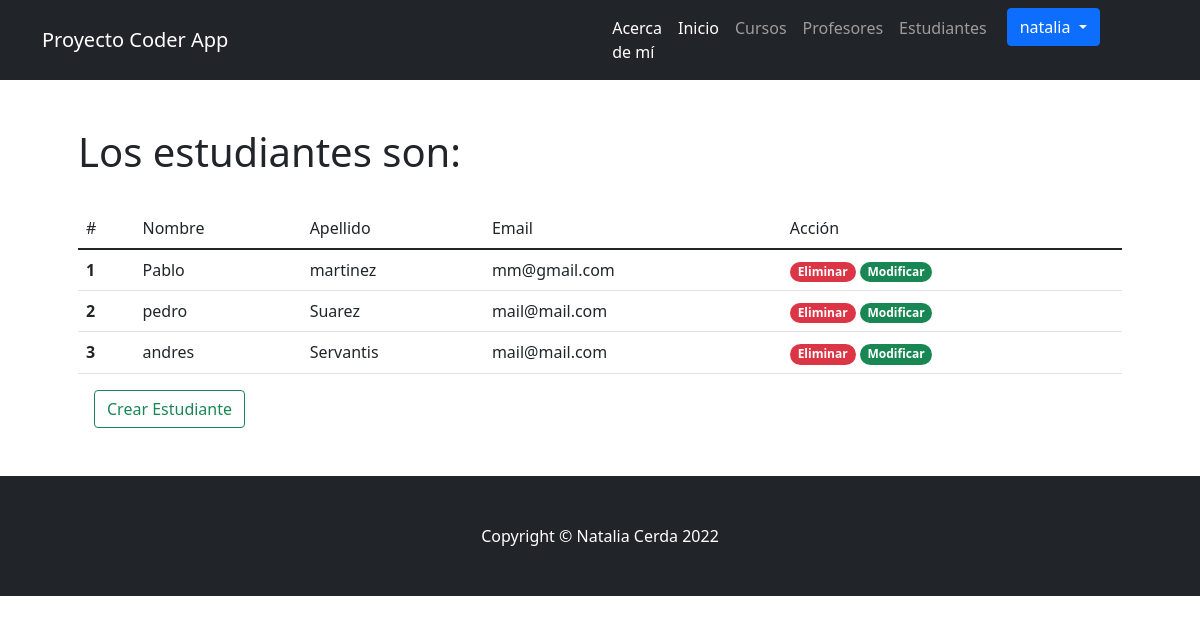
Screenshot of /coder_app/estudiantes/ (signed in) with the database file from the repository.
### coder_app/models.py (models this page shows)
class Estudiante(models.Model):
    nombre = models.CharField("Nombre" ,max_length=30) # Texto
    apellido = models.CharField("Apellido" ,max_length=30) # Texto
    email = models.EmailField("email" ,blank=True, null=True) # Email - Opcional

### coder_app/views.py (the view)
# urls.py: path('estudiantes/', estudiantes, name="estudiantes"),
@login_required
def estudiantes(request):
    estudiantes = Estudiante.objects.all()
    return render(request,"coder_app/estudiantes.html",{"estudiantes":estudiantes})

### coder_app/templates/coder_app/estudiantes.html (shortened to what this page needs)
{% extends 'coder_app/base.html' %}
{% load static %}
{% block contenidoPagina  %}
<section class="py-5">
    <div class="container px-5">
        <div class="row gx-5 justify-content-center">
            <div class="col-lg-12">
                <h1>
                    Los estudiantes son:
                </h1>
                <br>
                <table class="table table-theme">
                    <thead>
                        <td scope="col">#</td>
                        <td>Nombre</td>
                        <td>Apellido</td>
                        <td>Email</td>
                        <td>Acción</td>
                    </thead>
                    <tbody>
                        {% for estudiante in estudiantes %}
                            <tr>
                                <th scope="row">{{forloop.counter}}</th>
                                <td>{{ estudiante.nombre }}</td>
                                <td>{{ estudiante.apellido }}</td>
                                <td>{{ estudiante.email }}</td>
                                <td>
                                    <a href="{% url 'eliminar_estudiante' estudiante.id %}" class="badge rounded-pill bg-danger badge badge-danger text-decoration-none">  Eliminar</a>
                                    <a href="{% url 'modificar_estudiante' estudiante.id %}" class="badge rounded-pill bg-success badge badge-success text-decoration-none">  Modificar</a>
                                </td>
                            </tr>
                        {% endfor %}
                    </tbody>
                </table>
                <a class="btn btn-outline-success text-nowrap ms-3 my-2 my-sm-0" href="{% url 'crear-estudiante' %}">  Crear Estudiante</a>
            </div>
        </div>
    </div>
</section>
{% endblock %}

### coder_app/templates/coder_app/base.html (shortened to what this page needs)
{% load static %}
<!DOCTYPE html>
<html lang="en">
    <head>
        <link href="{% static 'css/styles.css' %}" rel="stylesheet" />
    </head>
    <body>
        <nav class="navbar navbar-expand-lg navbar-dark bg-dark">
            <div class="container">
                <a class="navbar-brand" href="{% url 'inicio' %}">Proyecto Coder App</a>
                <div class="collapse navbar-collapse" id="navbarSupportedContent">
                    <ul class="navbar-nav ms-auto mb-2 mb-lg-0">
                        <li class="nav-item"><a class="nav-link active" aria-current="page" href="{% url 'acerca_de' %}">Acerca de mí</a></li>
                        <li class="nav-item"><a class="nav-link active" aria-current="page" href="{% url 'inicio' %}">Inicio</a></li>
                        {% if user.is_authenticated %}
                        <li class="nav-item"><a class="nav-link" href="{% url 'cursos' %}">Cursos</a></li>
                        <li class="nav-item"><a class="nav-link" href="{% url 'profesores_list' %}">Profesores</a></li>
                        <li class="nav-item"><a class="nav-link" href="{% url 'estudiantes' %}">Estudiantes</a></li>
                        {% endif %}
                        {% if user.is_authenticated %}
                            <div class="container">
                                <div class="dropdown">
                                    <button class="btn btn-primary dropdown-toggle" type="button" data-bs-toggle="dropdown">{{user.username}}
                                        </button>
                                </div>
                            </div>
                        {% else %}
                            <li class="nav-item"><a class="btn btn-primary mx-2" href="{% url 'login' %}">Iniciar Sesión</a></li>
                            <li class="nav-item"><a class="btn btn-secondary" href="{% url 'register' %}">Registrarse</a></li>
                        {% endif %}
                    </ul>
                </div>
            </div>
        </nav>
        {% block contenidoPagina %}
        {% endblock %}
        <footer class="py-5 bg-dark">
            <div class="container"><p class="m-0 text-center text-white">Copyright &copy; Natalia Cerda 2022</p></div>
        </footer>
    </body>
</html>

### rows the page displays
Estudiante: nombre "Pablo", apellido "martinez", email "mm@gmail.com"
Estudiante: nombre "pedro", apellido "Suarez", email "mail@mail.com"
Estudiante: nombre "andres", apellido "Servantis", email "mail@mail.com"

### other values shown
{{ user.username }} "natalia"
